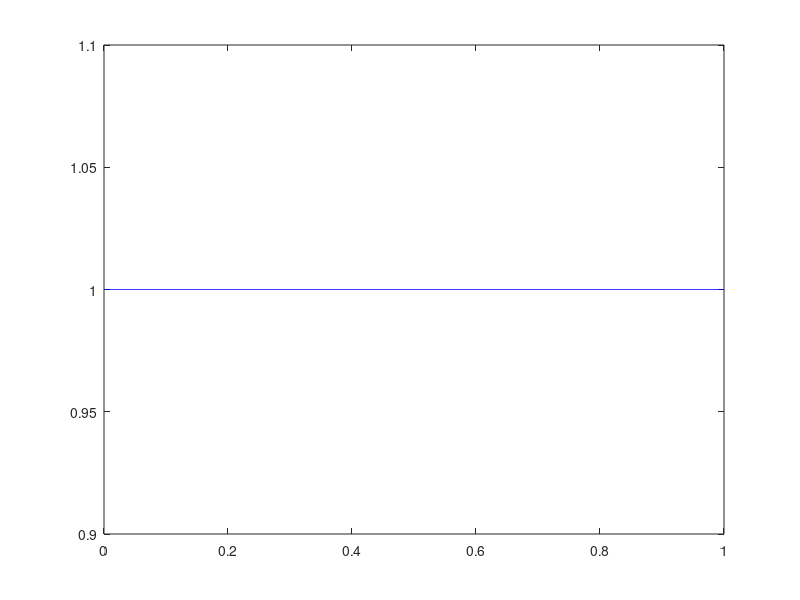

Write the MATLAB code that produced this figure. (Note: this script raises an error after producing the figure.)
%% Story 8.3.3 of Blitzstein
%
% We have a coin that lands Heads with probability p, but we don t know what p is.
% Our goal is to infer the value of p after observing the outcomes of n tosses of 
% the coin. The larger that n is, the more accurately we should be able to estimate p.
%
% There are several ways to go about doing this. One major approach is Bayesian
% inference, which treats all unknown quantities as random variables. In the Bayesian
% approach, we would treat the unknown probability p as a random variable and give
% p a distribution. This is called a prior distribution, and it reflects our uncertainty
% about the true value of p before observing the coin tosses. After the experiment is
% performed and the data are gathered, the prior distribution is updated using Bayes’
% rule; this yields the posterior distribution, which reflects our new
% beliefs about p.
%%
close all;
clear;

prior_dist = makedist('Beta', 'a', 1 ,'b', 1);
posterior_dist = makedist('Beta', 'a', 1 ,'b', 1);

% Select a value for p. remember that p is constant but unknown.
p = .234;
% make a Bernoulli distribution for coin tossing
toss_dist = makedist('Binomial', 'N', 1, 'p', p);

x = 0:1e-3:1;
y = pdf(prior_dist, x);
p_plot = plot(x, y, 'b-');
hold on;
xline(p, 'k--');
grid on;

tobj = title(['Converging To The Truth', newline, 'Toss Counts = 0']);


% hAxes2 = axes(gcf);
% hold on;
% L1 = plot(nan, nan, 'b-');
% L2 = plot(nan, nan, 'r--');
% lgd = legend(hAxes2, [L1, L2], {'Posterior PDF', ['True Value of p = ', num2str(p)]}, ...
%     'Location', 'northeast', 'Box', 'on', 'AutoUpdate', 'off');
% 
% set(hAxes2, 'Visible', 'off');
% set(gcf,'defaultLegendAutoUpdate','off');


% Number of tosses
N = 1000;
k = 0;
for i=1:N
    % Flip a coin
    toss_result = random(toss_dist);
    k = k + toss_result;
    posterior_dist.a = 1 + k;
    posterior_dist.b = 1 + (i - k);

    y = pdf(posterior_dist, x);
    p_plot.YData = y;

    tobj.String = ['Converging To The Truth', newline, 'Toss Counts = ', num2str(i)];

    pause(.01);
end


